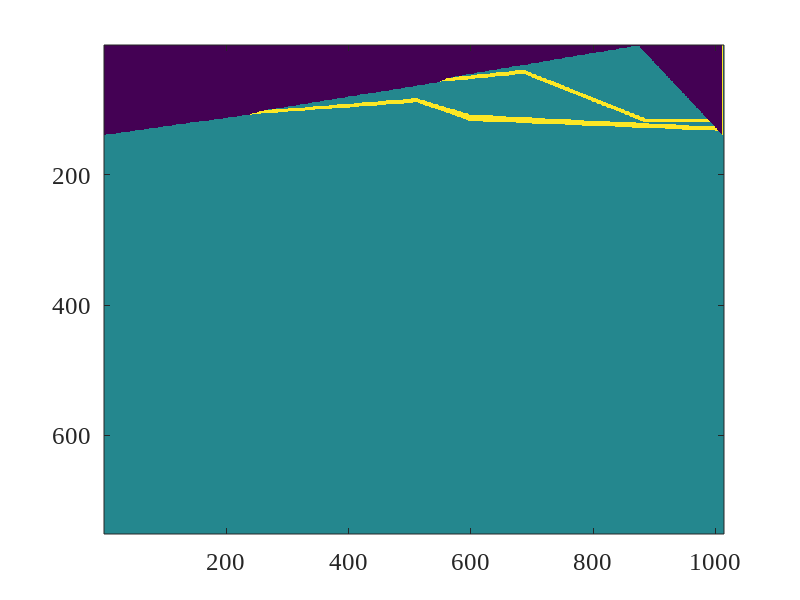
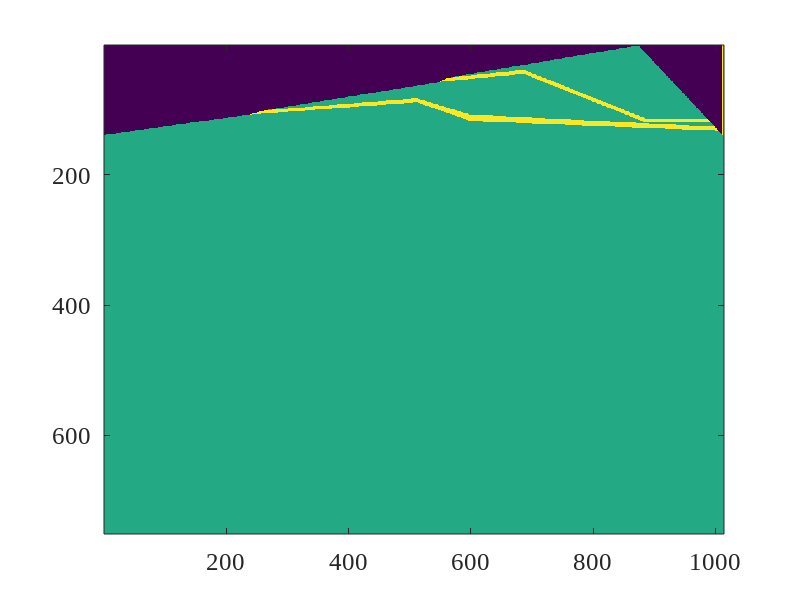
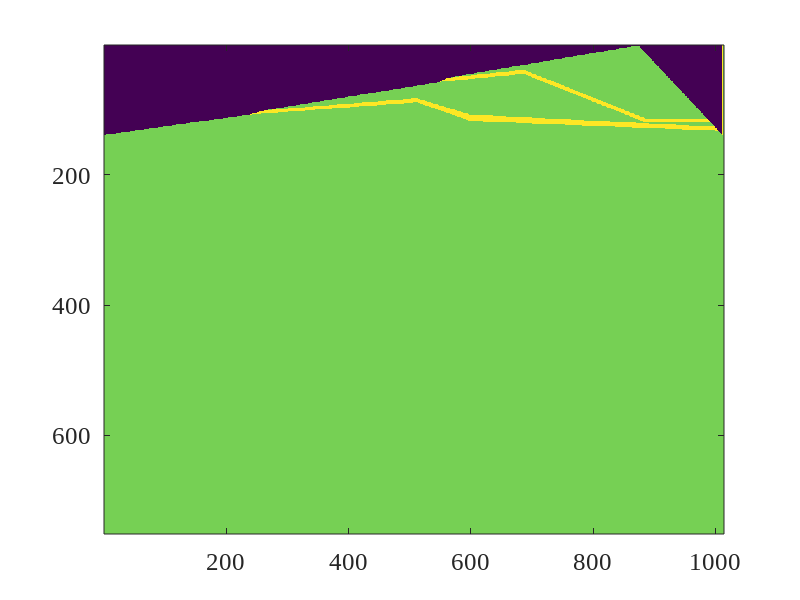

Here is the MATLAB script that generated these plots, in order: (Note: this script raises an error after producing the figures.)
set(0,'defaultfigurecolor','w');
set(0,'defaultaxesfontname','Times new roman')
set(0,'defaultaxesfontsize',18)

%%
Lx = 810;
Lz = 600;
dx = 0.8;
dz = 0.8;
v1 = 800;
v2 = 1750;
v3 = 800;
v4 = 1750;
v5 = 800;
%%
nx = ceil(Lx/dx);
nz = ceil(Lz/dz)+1;

%%
vel = 10+zeros(nz,nx);  %VP
vels = 0+zeros(nz,nx);  %VS 
rho  = 50+zeros(nz,nx);  %rho
%% layer 1
p1 = [110 0];
p2 = [85 190];
p3 = [80 210];
p4 = [45 440];
p5 = [40 450];
p6 = [0 700];
p7 = [110 810];
layer1 = zeros(1, nx);
%
k1 = (p1(1)-p2(1))/(p1(2)-p2(2));
ii = 0;
x  = p1(2);
while(x<=p2(2))
    ii = ii+1;
    layer1(ii) = p1(1)+k1*(x-p1(2));
    x = x+dx;
end
%
k2 = (p2(1)-p3(1))/(p2(2)-p3(2));
x  = p2(2);
ii = ii-1;
while(x<=p3(2))
    ii = ii+1;
    layer1(ii) = p2(1)+k2*(x-p2(2));
    x = x+dx;
end
%
k3 = (p3(1)-p4(1))/(p3(2)-p4(2));
x  = p3(2);
ii = ii-1;
while(x<=p4(2))
    ii = ii+1;
    layer1(ii) = p3(1)+k3*(x-p3(2));
    x = x+dx;
end
%
k4 = (p4(1)-p5(1))/(p4(2)-p5(2));
x  = p4(2);
ii = ii-1;
while(x<=p5(2))
    ii = ii+1;
    layer1(ii) = p4(1)+k4*(x-p4(2));
    x = x+dx;
end
%
k5 = (p5(1)-p6(1))/(p5(2)-p6(2));
x  = p5(2);
ii = ii-1;
while(x<=p6(2))
    ii = ii+1;
    layer1(ii) = p5(1)+k5*(x-p5(2));
    x = x+dx;
end
%
k6 = (p6(1)-p7(1))/(p6(2)-p7(2));
x  = p6(2);
ii = ii-1;
while(x<=p7(2))
    ii = ii+1;
    layer1(ii) = p6(1)+k6*(x-p6(2));
    x = x+dx;
end
% figure()
%     plot(layer1)

%% layer 2
p1 = [110 0];
p2 = [85 190];
p3 = [80 210];
p4 = [45 440];
p5 = [40 450];
p6 = [30 550];
p7 = [90 710];
p8 = [90 790];
p9 = [110 810];

layer2 = zeros(1, nx);
%
k1 = (p1(1)-p2(1))/(p1(2)-p2(2));
ii = 0;
x  = p1(2);
while(x<=p2(2))
    ii = ii+1;
    layer2(ii) = p1(1)+k1*(x-p1(2));
    x = x+dx;
end
%
k2 = (p2(1)-p3(1))/(p2(2)-p3(2));
x  = p2(2);
ii = ii-1;
while(x<=p3(2))
    ii = ii+1;
    layer2(ii) = p2(1)+k2*(x-p2(2));
    x = x+dx;
end
%
k3 = (p3(1)-p4(1))/(p3(2)-p4(2));
x  = p3(2);
ii = ii-1;
while(x<=p4(2))
    ii = ii+1;
    layer2(ii) = p3(1)+k3*(x-p3(2));
    x = x+dx;
end
%
k4 = (p4(1)-p5(1))/(p4(2)-p5(2));
x  = p4(2);
ii = ii-1;
while(x<=p5(2))
    ii = ii+1;
    layer2(ii) = p4(1)+k4*(x-p4(2));
    x = x+dx;
end
%
k5 = (p5(1)-p6(1))/(p5(2)-p6(2));
x  = p5(2);
ii = ii-1;
while(x<=p6(2))
    ii = ii+1;
    layer2(ii) = p5(1)+k5*(x-p5(2));
    x = x+dx;
end
%
k6 = (p6(1)-p7(1))/(p6(2)-p7(2));
x  = p6(2);
ii = ii-1;
while(x<=p7(2))
    ii = ii+1;
    layer2(ii) = p6(1)+k6*(x-p6(2));
    x = x+dx;
end
%
k7 = (p7(1)-p8(1))/(p7(2)-p8(2));
x  = p7(2);
ii = ii-1;
while(x<=p8(2))
    ii = ii+1;
    layer2(ii) = p7(1)+k7*(x-p7(2));
    x = x+dx;
end
%
k8 = (p8(1)-p9(1))/(p8(2)-p9(2));
x  = p8(2);
ii = ii-1;
while(x<=p9(2))
    ii = ii+1;
    layer2(ii) = p8(1)+k8*(x-p8(2));
    x = x+dx;
end
% figure()
%     plot(layer2)

%% layer 3
p1 = [110 0];
p2 = [85 190];
p3 = [80 210];
p4 = [45 440];
p5 = [35 550];
p6 = [95 710];
p7 = [95 795];
p8 = [110 810];
layer3 = zeros(1, nx);
%
k1 = (p1(1)-p2(1))/(p1(2)-p2(2));
ii = 0;
x  = p1(2);
while(x<=p2(2))
    ii = ii+1;
    layer3(ii) = p1(1)+k1*(x-p1(2));
    x = x+dx;
end
%
k2 = (p2(1)-p3(1))/(p2(2)-p3(2));
x  = p2(2);
ii = ii-1;
while(x<=p3(2))
    ii = ii+1;
    layer3(ii) = p2(1)+k2*(x-p2(2));
    x = x+dx;
end
%
k3 = (p3(1)-p4(1))/(p3(2)-p4(2));
x  = p3(2);
ii = ii-1;
while(x<=p4(2))
    ii = ii+1;
    layer3(ii) = p3(1)+k3*(x-p3(2));
    x = x+dx;
end
%
k4 = (p4(1)-p5(1))/(p4(2)-p5(2));
x  = p4(2);
ii = ii-1;
while(x<=p5(2))
    ii = ii+1;
    layer3(ii) = p4(1)+k4*(x-p4(2));
    x = x+dx;
end
%
k5 = (p5(1)-p6(1))/(p5(2)-p6(2));
x  = p5(2);
ii = ii-1;
while(x<=p6(2))
    ii = ii+1;
    layer3(ii) = p5(1)+k5*(x-p5(2));
    x = x+dx;
end
%
k6 = (p6(1)-p7(1))/(p6(2)-p7(2));
x  = p6(2);
ii = ii-1;
while(x<=p7(2))
    ii = ii+1;
    layer3(ii) = p6(1)+k6*(x-p6(2));
    x = x+dx;
end
%
k7 = (p7(1)-p8(1))/(p7(2)-p8(2));
x  = p7(2);
ii = ii-1;
while(x<=p8(2))
    ii = ii+1;
    layer3(ii) = p7(1)+k7*(x-p7(2));
    x = x+dx;
end
% figure()
%     plot(layer3)

%% layer 4
p1 = [110 0];
p2 = [85 190];
p3 = [80 210];
p4 = [65 410];
p5 = [85 480];
p6 = [100 800];
p7 = [110 810];
layer4 = zeros(1, nx);
%
k1 = (p1(1)-p2(1))/(p1(2)-p2(2));
ii = 0;
x  = p1(2);
while(x<=p2(2))
    ii = ii+1;
    layer4(ii) = p1(1)+k1*(x-p1(2));
    x = x+dx;
end
%
k2 = (p2(1)-p3(1))/(p2(2)-p3(2));
x  = p2(2);
ii = ii-1;
while(x<=p3(2))
    ii = ii+1;
    layer4(ii) = p2(1)+k2*(x-p2(2));
    x = x+dx;
end
%
k3 = (p3(1)-p4(1))/(p3(2)-p4(2));
x  = p3(2);
ii = ii-1;
while(x<=p4(2))
    ii = ii+1;
    layer4(ii) = p3(1)+k3*(x-p3(2));
    x = x+dx;
end
%
k4 = (p4(1)-p5(1))/(p4(2)-p5(2));
x  = p4(2);
ii = ii-1;
while(x<=p5(2))
    ii = ii+1;
    layer4(ii) = p4(1)+k4*(x-p4(2));
    x = x+dx;
end
%
k5 = (p5(1)-p6(1))/(p5(2)-p6(2));
x  = p5(2);
ii = ii-1;
while(x<=p6(2))
    ii = ii+1;
    layer4(ii) = p5(1)+k5*(x-p5(2));
    x = x+dx;
end
%
k6 = (p6(1)-p7(1))/(p6(2)-p7(2));
x  = p6(2);
ii = ii-1;
while(x<=p7(2))
    ii = ii+1;
    layer4(ii) = p6(1)+k6*(x-p6(2));
    x = x+dx;
end
% figure()
%     plot(layer4)   
    
%% layer 5
p1 = [110 0];
p2 = [85 190];
p3 = [70 410];
p4 = [93 480];
p5 = [105 805];
p6 = [110 810];
layer5 = zeros(1, nx);
%
k1 = (p1(1)-p2(1))/(p1(2)-p2(2));
ii = 0;
x  = p1(2);
while(x<=p2(2))
    ii = ii+1;
    layer5(ii) = p1(1)+k1*(x-p1(2));
    x = x+dx;
end
%
k2 = (p2(1)-p3(1))/(p2(2)-p3(2));
x  = p2(2);
ii = ii-1;
while(x<=p3(2))
    ii = ii+1;
    layer5(ii) = p2(1)+k2*(x-p2(2));
    x = x+dx;
end
%
k3 = (p3(1)-p4(1))/(p3(2)-p4(2));
x  = p3(2);
ii = ii-1;
while(x<=p4(2))
    ii = ii+1;
    layer5(ii) = p3(1)+k3*(x-p3(2));
    x = x+dx;
end
%
k4 = (p4(1)-p5(1))/(p4(2)-p5(2));
x  = p4(2);
ii = ii-1;
while(x<=p5(2))
    ii = ii+1;
    layer5(ii) = p4(1)+k4*(x-p4(2));
    x = x+dx;
end
%
k5 = (p5(1)-p6(1))/(p5(2)-p6(2));
x  = p5(2);
ii = ii-1;
while(x<=p6(2))
    ii = ii+1;
    layer5(ii) = p5(1)+k5*(x-p5(2));
    x = x+dx;
end
%

% figure()
%     plot(layer5)       
%%
for i=1:1:nx
    vel(ceil(layer1(i)/dz)+1:ceil(layer2(i)/dz),i) = v1;
    vels(ceil(layer1(i)/dz)+1:ceil(layer2(i)/dz),i) = 300;
    rho(ceil(layer1(i)/dz)+1:ceil(layer2(i)/dz),i) = 1600;
    
end
for i=1:1:nx
    vel(ceil(layer2(i)/dz)+1:nz,i) = v2;
    vels(ceil(layer2(i)/dz)+1:nz,i) = 500;
    rho(ceil(layer2(i)/dz)+1:nz,i) = 2000;
end
for i=1:1:nx
    vel(ceil(layer3(i)/dz)+1:nz,i) = v3;
    vels(ceil(layer3(i)/dz)+1:nz,i) = 300;
    rho(ceil(layer3(i)/dz)+1:nz,i) = 1600;
end
for i=1:1:nx
    vel(ceil(layer4(i)/dz)+1:nz,i) = v4;
    vels(ceil(layer4(i)/dz)+1:nz,i) = 500;
    rho(ceil(layer4(i)/dz)+1:nz,i) = 2000;
end
for i=1:1:nx
    vel(ceil(layer5(i)/dz)+1:nz,i) = v5;
    vels(ceil(layer5(i)/dz)+1:nz,i) = 300;
    rho(ceil(layer5(i)/dz)+1:nz,i) = 1600;
end
figure()
    imagesc(vel); 
%     axis([0 405 0 00])
figure()
    imagesc(vels); 
%     axis([0 405 0 100])
figure()
    imagesc(rho); 
%     axis([0 405 0 100])
    
vel = vel(1:end-1,1:end);
vels = vels(1:end-1,1:end);
rho = rho(1:end-1,1:end);
%% Output the model file as Opt2D format
fid=fopen('dunepilat.vp','w');
fwrite(fid,vel','single');
fclose(fid);
fid=fopen('dunepilat.vs','w');
fwrite(fid,vels','single');
fclose(fid);
fid=fopen('dunepilat.rho','w');
fwrite(fid,rho','single');
fclose(fid);

%% Output receiver file as Opt2D format
nreceiver = 10;    %number of the receivers 500
dreceiver = 100;      %distances between the receivers 2
receiver0 = 2; 
receiver = zeros(nreceiver,2);
for i = 1:1:nreceiver
    receiver(i,1)= (i-1)*dreceiver+receiver0; 
    receiver(i,2)= floor(layer1(receiver(i,1))/dz)+1;
end
fid = fopen('../inffile/receiver_depth.txt','w');
for i=1:1:nreceiver-1
    fprintf(fid,'%d\t%d\n',receiver(i,1),receiver(i,2));
end
fprintf(fid,'%d\t%d',receiver(nreceiver,1),receiver(nreceiver,2));
fclose(fid);
